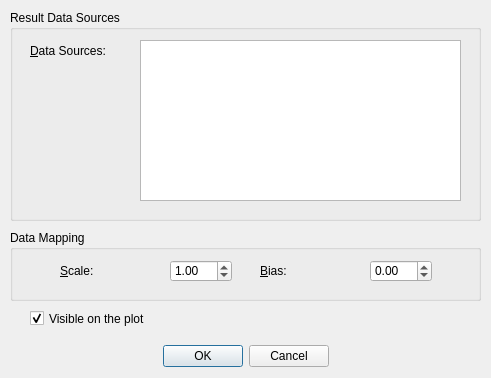
<?xml version="1.0" encoding="UTF-8"?>
<ui version="4.0">
 <class>multiResultDataSourceDialog</class>
 <widget class="QDialog" name="multiResultDataSourceDialog">
  <property name="geometry">
   <rect>
    <x>0</x>
    <y>0</y>
    <width>491</width>
    <height>378</height>
   </rect>
  </property>
  <property name="windowTitle">
   <string/>
  </property>
  <widget class="QDialogButtonBox" name="buttonBox">
   <property name="geometry">
    <rect>
     <x>10</x>
     <y>340</y>
     <width>471</width>
     <height>32</height>
    </rect>
   </property>
   <property name="orientation">
    <enum>Qt::Horizontal</enum>
   </property>
   <property name="standardButtons">
    <set>QDialogButtonBox::Cancel|QDialogButtonBox::Ok</set>
   </property>
   <property name="centerButtons">
    <bool>true</bool>
   </property>
  </widget>
  <widget class="QGroupBox" name="groupBox">
   <property name="geometry">
    <rect>
     <x>10</x>
     <y>10</y>
     <width>471</width>
     <height>211</height>
    </rect>
   </property>
   <property name="title">
    <string>Result Data Sources</string>
   </property>
   <widget class="QLabel" name="label">
    <property name="geometry">
     <rect>
      <x>20</x>
      <y>30</y>
      <width>111</width>
      <height>21</height>
     </rect>
    </property>
    <property name="text">
     <string>&amp;Data Sources:</string>
    </property>
    <property name="buddy">
     <cstring>dsList</cstring>
    </property>
   </widget>
   <widget class="QListWidget" name="dsList">
    <property name="geometry">
     <rect>
      <x>130</x>
      <y>30</y>
      <width>321</width>
      <height>161</height>
     </rect>
    </property>
    <property name="editTriggers">
     <set>QAbstractItemView::NoEditTriggers</set>
    </property>
    <property name="selectionMode">
     <enum>QAbstractItemView::MultiSelection</enum>
    </property>
   </widget>
  </widget>
  <widget class="QGroupBox" name="groupBox_2">
   <property name="geometry">
    <rect>
     <x>10</x>
     <y>230</y>
     <width>471</width>
     <height>71</height>
    </rect>
   </property>
   <property name="title">
    <string>Data Mapping</string>
   </property>
   <widget class="QLabel" name="label_2">
    <property name="geometry">
     <rect>
      <x>50</x>
      <y>30</y>
      <width>111</width>
      <height>21</height>
     </rect>
    </property>
    <property name="text">
     <string>&amp;Scale:</string>
    </property>
    <property name="buddy">
     <cstring>dsScale</cstring>
    </property>
   </widget>
   <widget class="QLabel" name="label_3">
    <property name="geometry">
     <rect>
      <x>250</x>
      <y>30</y>
      <width>111</width>
      <height>21</height>
     </rect>
    </property>
    <property name="text">
     <string>&amp;Bias:</string>
    </property>
    <property name="buddy">
     <cstring>dsBias</cstring>
    </property>
   </widget>
   <widget class="QDoubleSpinBox" name="dsScale">
    <property name="geometry">
     <rect>
      <x>160</x>
      <y>30</y>
      <width>62</width>
      <height>22</height>
     </rect>
    </property>
    <property name="minimum">
     <double>-1000.000000000000000</double>
    </property>
    <property name="maximum">
     <double>1000.000000000000000</double>
    </property>
    <property name="value">
     <double>1.000000000000000</double>
    </property>
   </widget>
   <widget class="QDoubleSpinBox" name="dsBias">
    <property name="geometry">
     <rect>
      <x>360</x>
      <y>30</y>
      <width>62</width>
      <height>22</height>
     </rect>
    </property>
    <property name="minimum">
     <double>-1000.000000000000000</double>
    </property>
    <property name="maximum">
     <double>1000.000000000000000</double>
    </property>
    <property name="value">
     <double>0.000000000000000</double>
    </property>
   </widget>
  </widget>
  <widget class="QCheckBox" name="cbVis">
   <property name="geometry">
    <rect>
     <x>30</x>
     <y>310</y>
     <width>451</width>
     <height>17</height>
    </rect>
   </property>
   <property name="text">
    <string>Visible on the plot</string>
   </property>
   <property name="checked">
    <bool>true</bool>
   </property>
  </widget>
 </widget>
 <tabstops>
  <tabstop>dsList</tabstop>
  <tabstop>dsScale</tabstop>
  <tabstop>dsBias</tabstop>
  <tabstop>cbVis</tabstop>
  <tabstop>buttonBox</tabstop>
 </tabstops>
 <resources/>
 <connections>
  <connection>
   <sender>buttonBox</sender>
   <signal>rejected()</signal>
   <receiver>multiResultDataSourceDialog</receiver>
   <slot>reject()</slot>
   <hints>
    <hint type="sourcelabel">
     <x>316</x>
     <y>190</y>
    </hint>
    <hint type="destinationlabel">
     <x>286</x>
     <y>230</y>
    </hint>
   </hints>
  </connection>
  <connection>
   <sender>buttonBox</sender>
   <signal>accepted()</signal>
   <receiver>multiResultDataSourceDialog</receiver>
   <slot>accept()</slot>
   <hints>
    <hint type="sourcelabel">
     <x>165</x>
     <y>203</y>
    </hint>
    <hint type="destinationlabel">
     <x>100</x>
     <y>176</y>
    </hint>
   </hints>
  </connection>
 </connections>
</ui>
